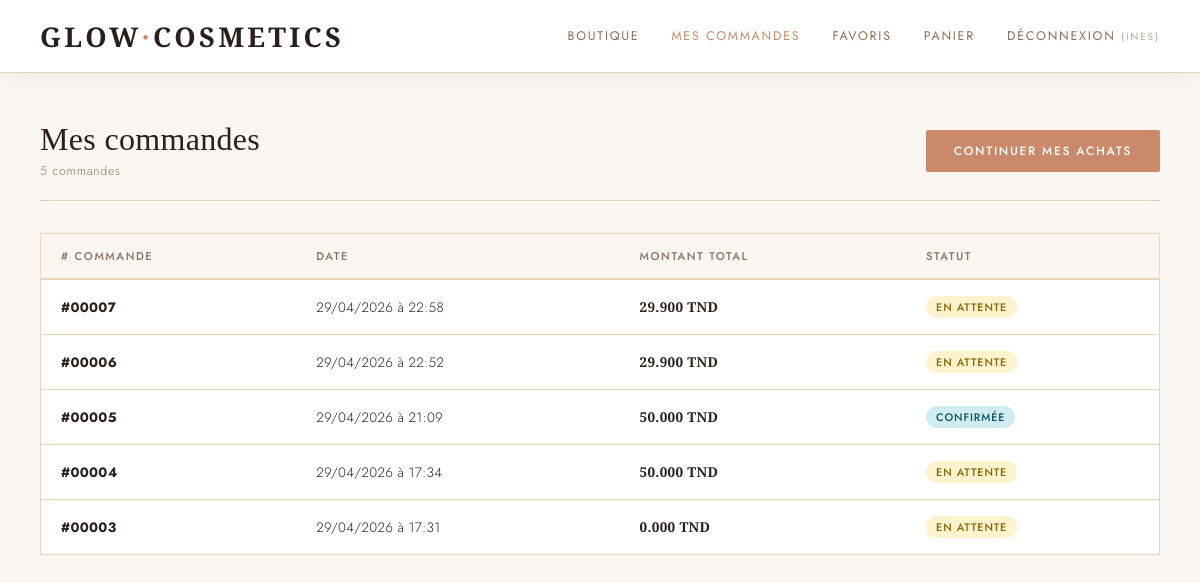
/views/order.php (signed in), run on the app's committed database.
### tables this page shows
CREATE TABLE `commandes` (
  `id` int(11) NOT NULL,
  `user_id` int(11) NOT NULL,
  `order_date` datetime NOT NULL,
  `total_amount` decimal(10,3) NOT NULL,
  `status` varchar(30) NOT NULL
);

### models/ordersManager.php (called while the page is built, shortened)
<?php
class OrdersManager {
    public function getOrdersByUser(int $userId): array {
        $stmt = $this->db->prepare(
            "SELECT * FROM commandes WHERE user_id = :uid ORDER BY order_date DESC"
        );
        $stmt->execute([':uid' => $userId]);
        return $stmt->fetchAll();
    }
}

### views/order.php (the view, shortened to what this page needs)
<!DOCTYPE html>
<?php
require_once "../config/db_connect.php";
require_once "../models/ordersManager.php";
$manager = new OrdersManager($db);
$orders  = $manager->getOrdersByUser((int)$_SESSION['client']['id']);
?>
<html lang="fr">
<head>
</head>
<body>
<?php include "header.php"; ?>
<main class="container" style="padding-top:48px; padding-bottom:80px;">
    <div class="page-header">
        <div>
            <h1 class="page-title">Mes commandes</h1>
            <p class="page-count"><?= count($orders) ?> commande<?= count($orders)!==1?'s':'' ?></p>
        </div>
        <a href="catalogue.php" class="btn btn-rose">Continuer mes achats</a>
    </div>
    <?php if (empty($orders)): ?>
        <div class="empty-state" style="margin-top:60px;">
            <svg width="64" height="64" fill="none" viewBox="0 0 24 24" stroke="currentColor">
                <path stroke-linecap="round" stroke-linejoin="round" stroke-width="1"
                      d="M9 5H7a2 2 0 00-2 2v12a2 2 0 002 2h10a2 2 0 002-2V7a2 2 0 00-2-2h-2M9 5a2 2 0 002 2h2a2 2 0 002-2M9 5a2 2 0 012-2h2a2 2 0 012 2"/>
            </svg>
            <h3>Aucune commande</h3>
            <p>Vous n'avez pas encore passé de commande.</p>
            <a href="catalogue.php" class="btn btn-rose">Découvrir nos produits</a>
        </div>
    <?php else: ?>
        <table class="orders-table" style="margin-top:32px;">
            <thead>
                <tr>
                    <th># Commande</th>
                    <th>Date</th>
                    <th>Montant total</th>
                    <th>Statut</th>
                </tr>
            </thead>
            <tbody>
                <?php foreach ($orders as $order): ?>
                    <tr>
                        <td><strong>#<?= str_pad($order['id'], 5, '0', STR_PAD_LEFT) ?></strong></td>
                        <td><?= date('d/m/Y à H:i', strtotime($order['order_date'])) ?></td>
                        <td><strong style="font-family:'Cormorant Garamond',serif;"><?= number_format($order['total_amount'], 3) ?> TND</strong></td>
                        <td>
                            <?php
                            $statusMap = [
                                'pending'   => ['label' => 'En attente',  'class' => 'status-pending'],
                                'confirmed' => ['label' => 'Confirmée',   'class' => 'status-confirmed'],
                                'shipped'   => ['label' => 'Expédiée',    'class' => 'status-shipped'],
                                'cancelled' => ['label' => 'Annulée',     'class' => 'status-cancelled'],
                            ];
                            $s = $statusMap[$order['status']] ?? ['label' => $order['status'], 'class' => 'status-pending'];
                            ?>
                            <span class="status-badge <?= $s['class'] ?>"><?= $s['label'] ?></span>
                        </td>
                    </tr>
                <?php endforeach; ?>
            </tbody>
        </table>
    <?php endif; ?>
</main>
</body>
</html>

### assets/style.css (style rules this page uses)
:root { --cream: #faf7f2; --blush: #e8c5b0; --rose: #c9896a; --deep: #2b1f1a; --charcoal: #3d2e28; --gold: #c4a882; --gold-light: #e8d5b7; --muted: #8a7060; --white: #ffffff; --error: #c0392b; --success: #27ae60; --card-shadow: 0 4px 30px rgba(43,31,26,0.08); --transition: all 0.3s cubic-bezier(0.4, 0, 0.2, 1); }
*, *::before, *::after { box-sizing: border-box; margin: 0; padding: 0; }
html { scroll-behavior: smooth; }
body { font-family: 'Jost', sans-serif; background: var(--cream); color: var(--deep); min-height: 100vh; font-weight: 300; letter-spacing: 0.02em; }
.container { max-width: 1280px; margin: 0 auto; padding: 40px; }
.btn { display: inline-flex; align-items: center; justify-content: center; gap: 8px; padding: 12px 28px; font-family: 'Jost', sans-serif; font-size: 0.75rem; font-weight: 500; letter-spacing: 0.14em; text-transform: uppercase; text-decoration: none; border: none; cursor: pointer; transition: var(--transition); border-radius: 2px; }
.btn-rose { background: var(--rose); color: white; }
.page-header { display: flex; align-items: center; justify-content: space-between; margin-bottom: 8px; padding-bottom: 20px; border-bottom: 1px solid var(--gold-light); }
.page-title { font-family: 'Cormorant Garamond', serif; font-size: 2rem; font-weight: 300; color: var(--deep); }
.page-count { font-size: 0.78rem; color: var(--muted); letter-spacing: 0.06em; margin-top: 4px; }
.orders-table { width: 100%; border-collapse: collapse; background: var(--white); border: 1px solid var(--gold-light); }
.orders-table th { background: var(--cream); font-size: 0.7rem; letter-spacing: 0.14em; text-transform: uppercase; color: var(--muted); padding: 14px 20px; text-align: left; border-bottom: 2px solid var(--gold-light); font-weight: 500; }
.orders-table td { padding: 16px 20px; border-bottom: 1px solid var(--gold-light); font-size: 0.85rem; color: var(--deep); }
.status-badge { display: inline-block; padding: 3px 10px; border-radius: 20px; font-size: 0.68rem; letter-spacing: 0.08em; text-transform: uppercase; font-weight: 500; }
.status-pending { background: #fef3cd; color: #856404; }
.status-confirmed { background: #d1ecf1; color: #0c5460; }

### data on the page
commandes: id "00007", order_date "29/04/2026 à 22:58", total_amount "29.900", status "EN ATTENTE"
commandes: id "00006", order_date "29/04/2026 à 22:52", total_amount "29.900", status "EN ATTENTE"
commandes: id "00005", order_date "29/04/2026 à 21:09", total_amount "50.000", status "CONFIRMÉE"
commandes: id "00004", order_date "29/04/2026 à 17:34", total_amount "50.000", status "EN ATTENTE"
commandes: id "00003", order_date "29/04/2026 à 17:31", total_amount "0.000", status "EN ATTENTE"

### other printed values
$_SESSION['client']['username'] "INES"
count($orders) "5"
